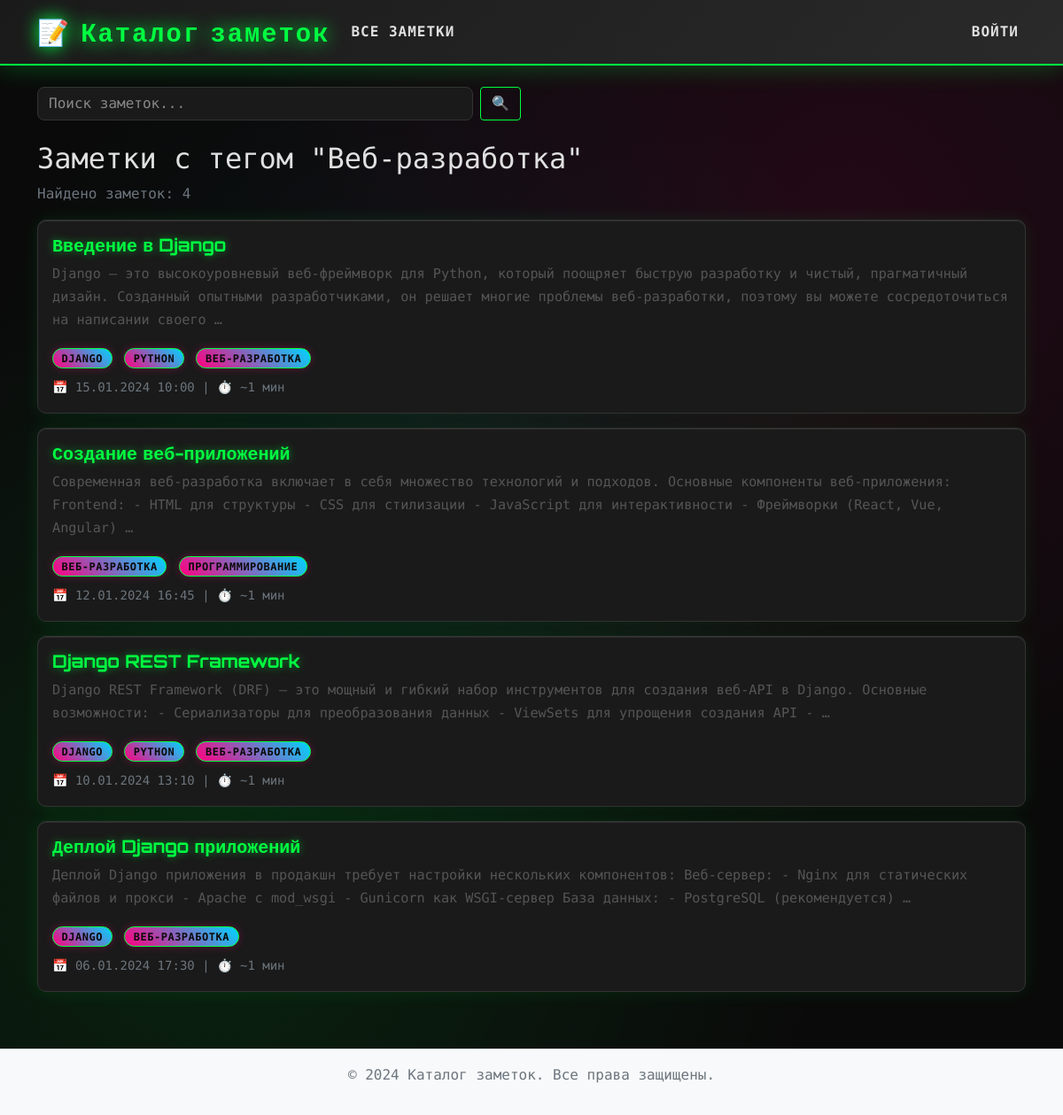
/tags/web-development/, run on the app's committed database.
### NoteCatalog/models.py (models this page shows, shortened)
class Tag(models.Model):
    name = models.CharField(max_length=50)
    slug = models.SlugField(max_length=50, unique=True)
    class Meta:
        ordering = ['name']

class Note(models.Model):
    title = models.CharField(max_length=200)
    body = models.TextField()
    created_at = models.DateTimeField(auto_now_add=True)
    updated_at = models.DateTimeField(auto_now=True)
    tags = models.ManyToManyField('Tag', related_name='notes', blank=True)
    class Meta:
        ordering = ['-created_at']

### NoteCatalog/views.py (the view)
# urls.py: path("tags/<slug:slug>/", views.TagNoteListView.as_view(), name="tag_notes"),
class TagNoteListView(ListView):
    model = Note
    template_name = 'notes/note_list.html'
    context_object_name = 'notes'
    paginate_by = 5
    def get_queryset(self):
        tag = get_object_or_404(Tag, slug=self.kwargs['slug'])
        return Note.objects.filter(tags=tag).prefetch_related('tags')
    def get_context_data(self, **kwargs):
        context = super().get_context_data(**kwargs)
        context['tag'] = get_object_or_404(Tag, slug=self.kwargs['slug'])
        return context

### NoteCatalog/templatetags/note_extras.py (called while the page is built)
@register.filter
def readtime(text):
    if not text:
        return "~0 мин"
    clean_text = re.sub(r'<[^>]+>', '', str(text))
    words = len(clean_text.split())
    minutes = words / 200
    if minutes < 1:
        return "~1 мин"
    elif minutes < 2:
        return f"~{int(minutes)} мин"
    else:
        return f"~{int(minutes)} мин"

### NoteCatalog/templates/notes/note_list.html (shortened to what this page needs)
{% extends 'base.html' %}
{% load static %}
{% load note_extras %}
{% block content %}
<div class="row">
    <div class="col-12">
        {% if tag %}
            <h2>Заметки с тегом "{{ tag.name }}"</h2>
            <p class="text-muted">Найдено заметок: {{ notes|length }}</p>
        {% elif search_query %}
            <h2>Результаты поиска: "{{ search_query }}"</h2>
            <p class="text-muted">Найдено заметок: {{ notes|length }}</p>
        {% else %}
            <h2>Все заметки</h2>
            <p class="text-muted">Всего заметок: {{ notes|length }}</p>
        {% endif %}
        {% if notes %}
            {% for note in notes %}
                {% include 'notes/note_card.html' with search_query=search_query %}
            {% endfor %}
        {% endif %}
    </div>
</div>
{% endblock %}

### NoteCatalog/templates/notes/note_card.html (shortened to what this page needs)
{% load note_extras %}
<div class="card mb-3">
    <div class="card-body">
        <h5 class="card-title">
            <a href="{% url 'note_detail' note.pk %}" class="text-decoration-none">
                {% if search_query %}
                    {{ note.title|highlight_search:search_query|safe }}
                {% else %}
                    {{ note.title }}
                {% endif %}
            </a>
        </h5>
        <p class="card-text">
            {% if search_query %}
                {{ note.body|truncatewords:30|highlight_search:search_query|safe }}
            {% else %}
                {{ note.body|truncatewords:30 }}
            {% endif %}
        </p>
        <div class="d-flex justify-content-between align-items-center">
            <div>
                {% if note.tags.all %}
                    <div class="mb-2">
                        {% for tag in note.tags.all %}
                            <a href="{% url 'tag_notes' tag.slug %}" class="badge bg-secondary text-decoration-none me-1">
                                {{ tag.name }}
                            </a>
                        {% endfor %}
                    </div>
                {% endif %}
                <small class="text-muted">
                    📅 {{ note.created_at|date:"d.m.Y H:i" }}
                    | ⏱️ {{ note.body|readtime }}
                </small>
            </div>
        </div>
    </div>
</div>

### NoteCatalog/static/css/style.css (style rules this page uses)
:root { --cyber-primary: #00ff41; --cyber-secondary: #ff0080; --cyber-accent: #00d4ff; --cyber-bg: #0a0a0a; --cyber-bg-secondary: #1a1a1a; --cyber-text: #e0e0e0; --cyber-text-dim: #888; --cyber-border: #333; --cyber-glow: 0 0 20px; }
body { font-family: 'Share Tech Mono', monospace; line-height: 1.6; color: var(--cyber-text); background: var(--cyber-bg); background-image: radial-gradient(circle at 20% 80%, rgba(0, 255, 65, 0.1) 0%, transparent 50%), radial-gradient(circle at 80% 20%, rgba(255, 0, 128, 0.1) 0%, transparent 50%), radial-gradient(circle at 40% 40%, rgba(0, 212, 255, 0.05) 0%, transparent 50%); min-height: 100vh; }
.card { background: var(--cyber-bg-secondary); border: 1px solid var(--cyber-border); border-radius: 10px; box-shadow: 0 0 20px rgba(0, 255, 65, 0.1), inset 0 1px 0 rgba(255, 255, 255, 0.1); transition: all 0.3s ease; position: relative; overflow: hidden; }
.card::before { content: ''; position: absolute; top: 0; left: -100%; width: 100%; height: 100%; background: linear-gradient(90deg, transparent, rgba(0, 255, 65, 0.1), transparent); transition: left 0.5s ease; }
.card-title a { color: var(--cyber-primary); text-decoration: none; transition: all 0.3s ease; font-family: 'Orbitron', monospace; font-weight: 700; text-shadow: 0 0 10px rgba(0, 255, 65, 0.5); }
.card-text { color: var(--cyber-text); font-size: 0.95rem; line-height: 1.7; }
.badge { font-size: 0.75rem; padding: 0.4em 0.8em; background: linear-gradient(45deg, var(--cyber-secondary), var(--cyber-accent)); color: var(--cyber-bg); border: 1px solid var(--cyber-primary); border-radius: 15px; font-weight: 600; text-transform: uppercase; letter-spacing: 0.5px; transition: all 0.3s ease; box-shadow: 0 0 10px rgba(255, 0, 128, 0.3); }
.card { animation: fadeIn 0.5s ease-out; }
.text-muted { color: #6c757d !important; }
.card-text { color: #555; }

### data on the page
Tag: name "Веб-разработка", name "ВЕБ-РАЗРАБОТКА"
Note: title "Введение в Django", body "Django — это высокоуровневый веб-фреймворк для Python, который поощряет быструю разработку и чистый, прагматичный дизайн. Созданный опытными разработчиками, он решает многие проблемы веб-разработки, поэтому вы можете сосредоточиться на написании своего …", created_at "15.01.2024 10:00", body|readtime "~1 мин"
Tag: name "DJANGO"
Tag: name "PYTHON"
Note: title "Создание веб-приложений", body "Современная веб-разработка включает в себя множество технологий и подходов. Основные компоненты веб-приложения: Frontend: - HTML для структуры - CSS для стилизации - JavaScript для интерактивности - Фреймворки (React, Vue, Angular) …", created_at "12.01.2024 16:45", body|readtime "~1 мин"
Tag: name "ПРОГРАММИРОВАНИЕ"
Note: title "Django REST Framework", body "Django REST Framework (DRF) — это мощный и гибкий набор инструментов для создания веб-API в Django. Основные возможности: - Сериализаторы для преобразования данных - ViewSets для упрощения создания API - …", created_at "10.01.2024 13:10", body|readtime "~1 мин"
Note: title "Деплой Django приложений", body "Деплой Django приложения в продакшн требует настройки нескольких компонентов: Веб-сервер: - Nginx для статических файлов и прокси - Apache с mod_wsgi - Gunicorn как WSGI-сервер База данных: - PostgreSQL (рекомендуется) …", created_at "06.01.2024 17:30", body|readtime "~1 мин"

### other printed values
{{ notes|length }} "4"
